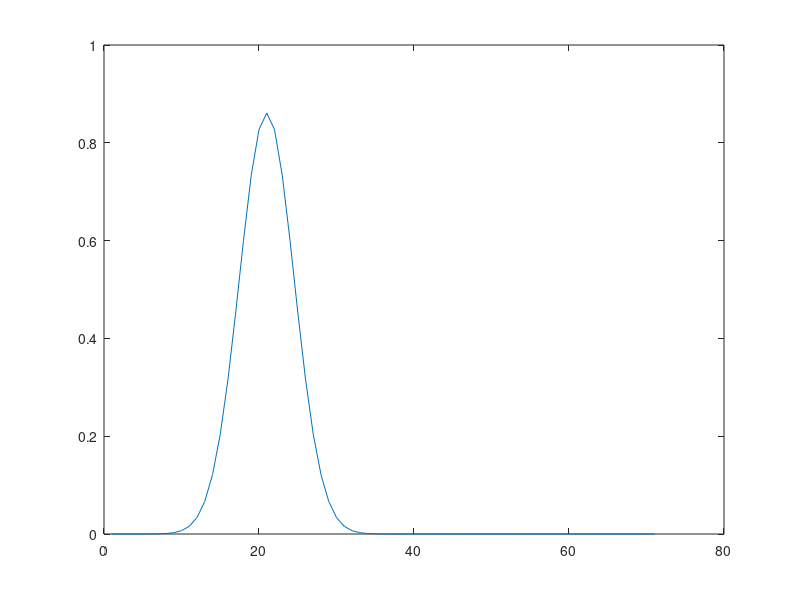

This chart was generated by the following MATLAB code:
xc1=2.0e6;
xc2=800000.0;

qt=1.0;
aa=1.0;

xp=0.0e6:0.1e6:7.0e6;
yp=993465.0;

s_period=100.0;
tdep=1.00;
%tdep=sin(qt*2.0*pi/s_period);

     r1=(xp-xc1).*(xp-xc1);
     r2=(yp-xc2).*(yp-xc2);

 
 s_rad1=500000.0;
 s_rad2=500000.0;



vvv=aa*tdep*exp(-(r1./(s_rad1*s_rad1))-(r2./(s_rad2*s_rad2)));

plot(vvv);